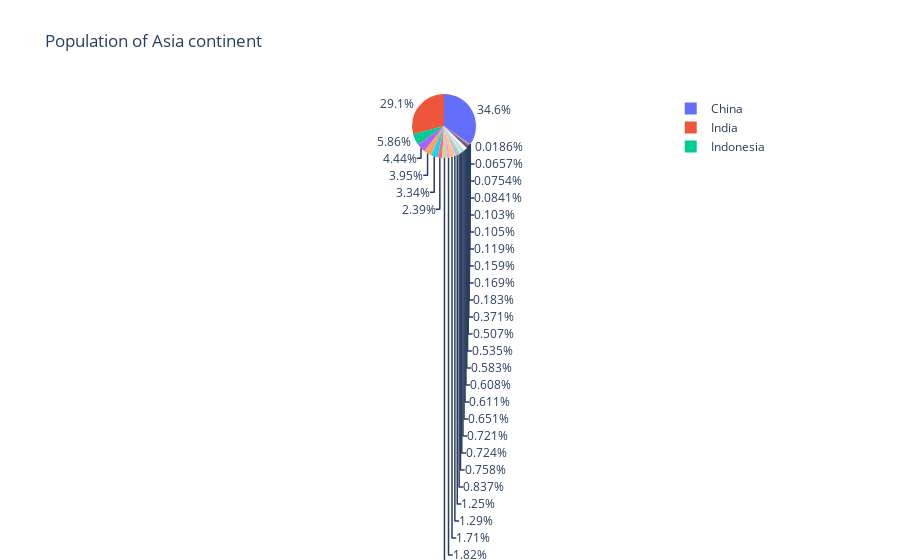

Notebook code cell kept with this figure:
### Markdown cell above
3. Population of Asian Continent

### Code cell
import plotly.express as px
df = px.data.gapminder().query("year == 2007").query("continent == 'Asia'")
df.loc[df['pop'] < 2.e6, 'country'] = 'Other countries' # Represent only large countries
fig = px.pie(df, values='pop', names='country', title='Population of Asia continent')
fig.show()

### Figure 1 — Plotly figure (JSON) as saved in the notebook; plotly's stock layout.template omitted (floating-point values rounded to 4 significant figures)
{"data": [{"domain": {"x": [0, 1], "y": [0, 1]}, "hovertemplate": "country=%{label}<br>pop=%{value}<extra></extra>", "labels": ["Afghanistan", "Other countries", "Bangladesh", "Cambodia", "China", "Hong Kong, China", "India", "Indonesia", "Iran", "Iraq", "Israel", "Japan", "Jordan", "Korea, Dem. Rep.", "Korea, Rep.", "Kuwait", "Lebanon", "Malaysia", "Mongolia", "Myanmar", "Nepal", "Oman", "Pakistan", "Philippines", "Saudi Arabia", "Singapore", "Sri Lanka", "Syria", "Taiwan", "Thailand", "Vietnam", "West Bank and Gaza", "Yemen, Rep."], "legendgroup": "", "name": "", "showlegend": true, "type": "pie", "values": [31889923, 708573, 150448339, 14131858, 1318683096, 6980412, 1110396331, 223547000, 69453570, 27499638, 6426679, 127467972, 6053193, 23301725, 49044790, 2505559, 3921278, 24821286, 2874127, 47761980, 28901790, 3204897, 169270617, 91077287, 27601038, 4553009, 20378239, 19314747, 23174294, 65068149, 85262356, 4018332, 22211743]}], "layout": {"legend": {"tracegroupgap": 0}, "title": {"text": "Population of Asia continent"}}}
